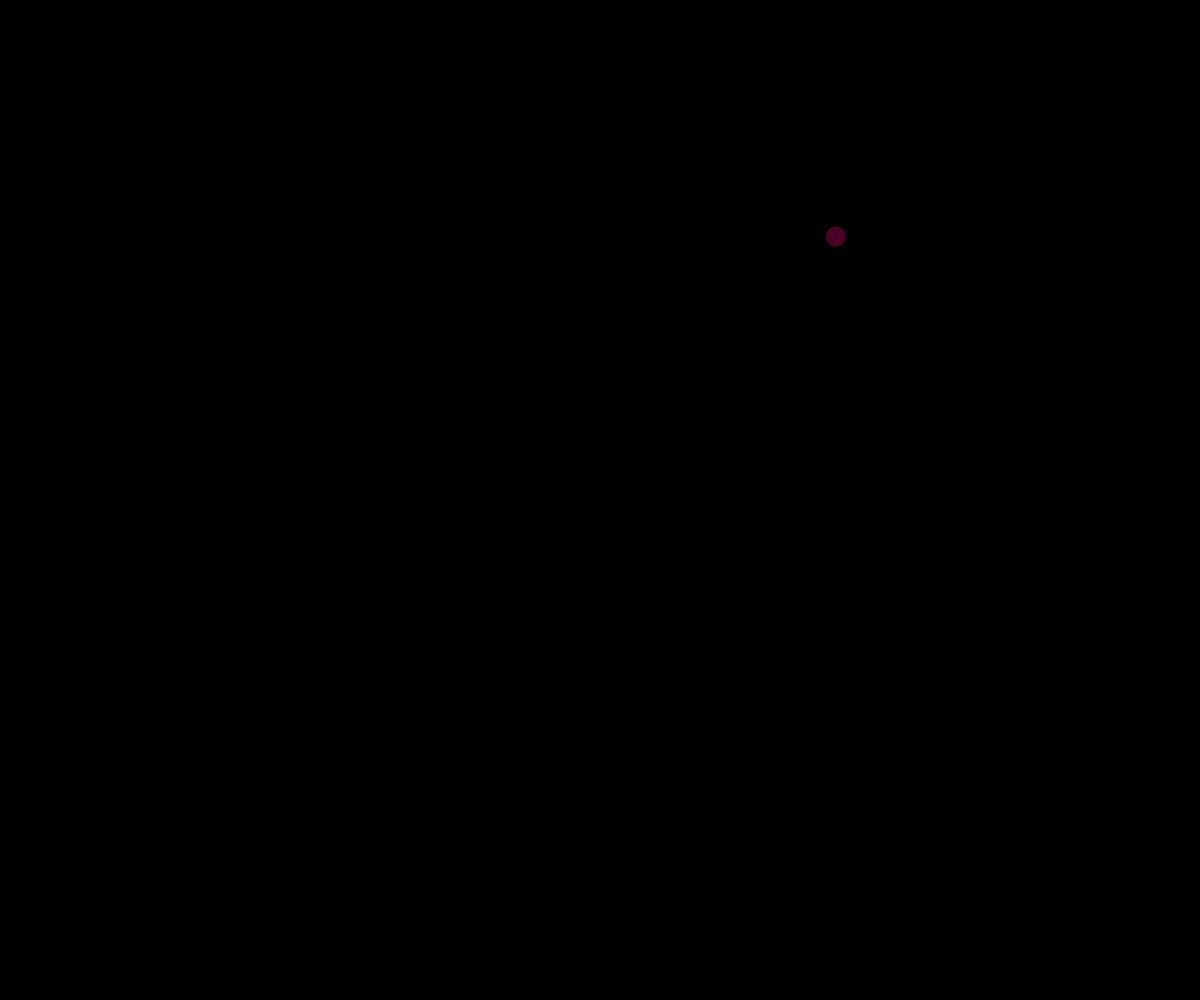
Frame 1 (no input)
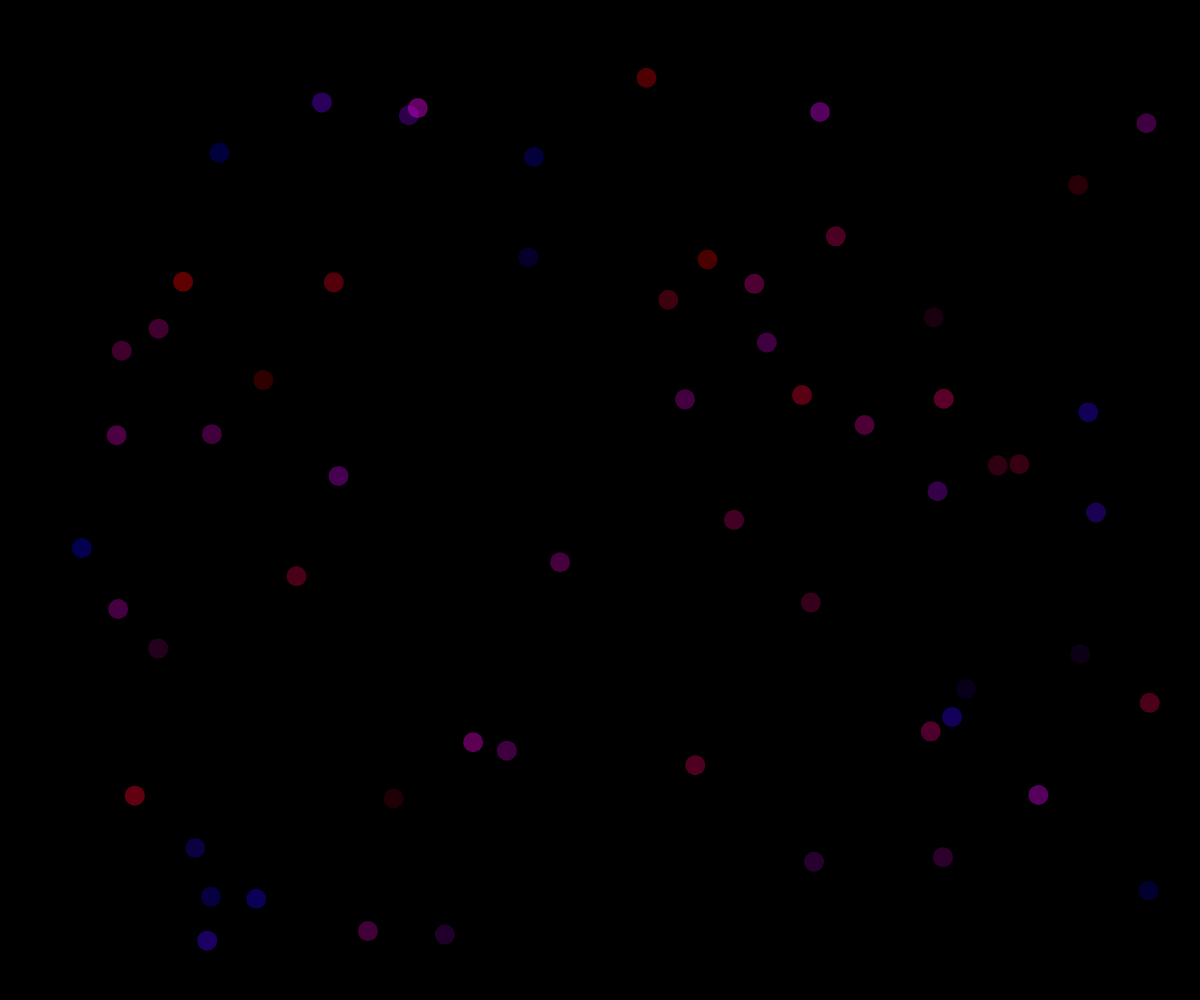
Frame 60 (no input)
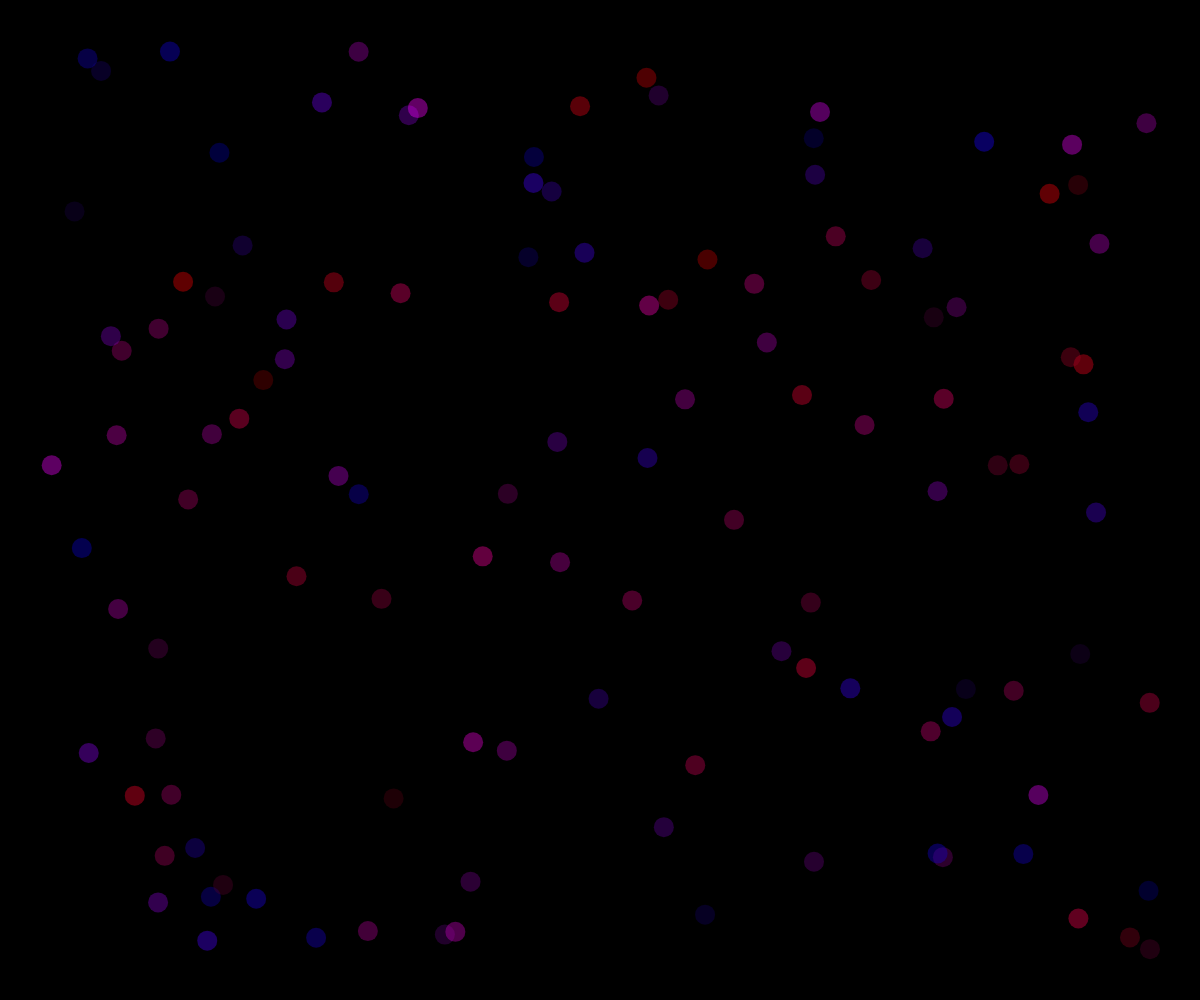
Frame 120 (the mouse pressed at the canvas centre since frame 60)

The p5.js sketch that drew these frames (run headless with seeded random() and noise() and a simulated clock; from frame 60 on, the mouse is pressed at the canvas centre):

// p5.js sketch
// ── sketch.js
function setup() {
	createCanvas(windowWidth, windowHeight);
	background(0);
}

let x, y;
let r, g, b;
let margin = 50;

function draw() {
	x = random(0 + margin, width - margin);
	y = random(0 + margin, height - margin);
	log(x)
	
	r = random(0, 255);
	g = 0;
	b = random(0, 255);

	noStroke();
	fill(r, g, b, 100);
	circle(x, y, 20);
}
